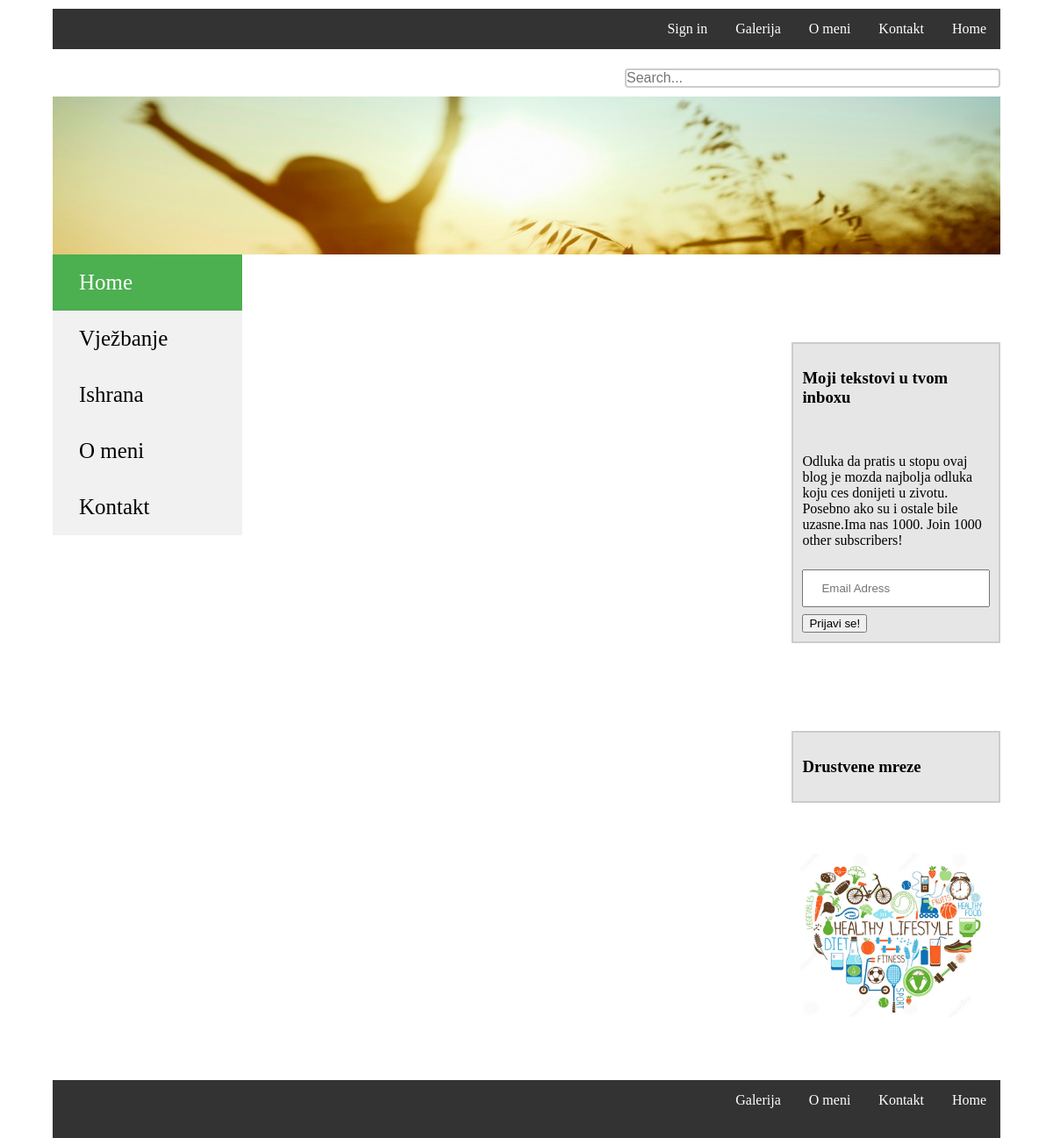
The app's page /Ishrana.php, older data.
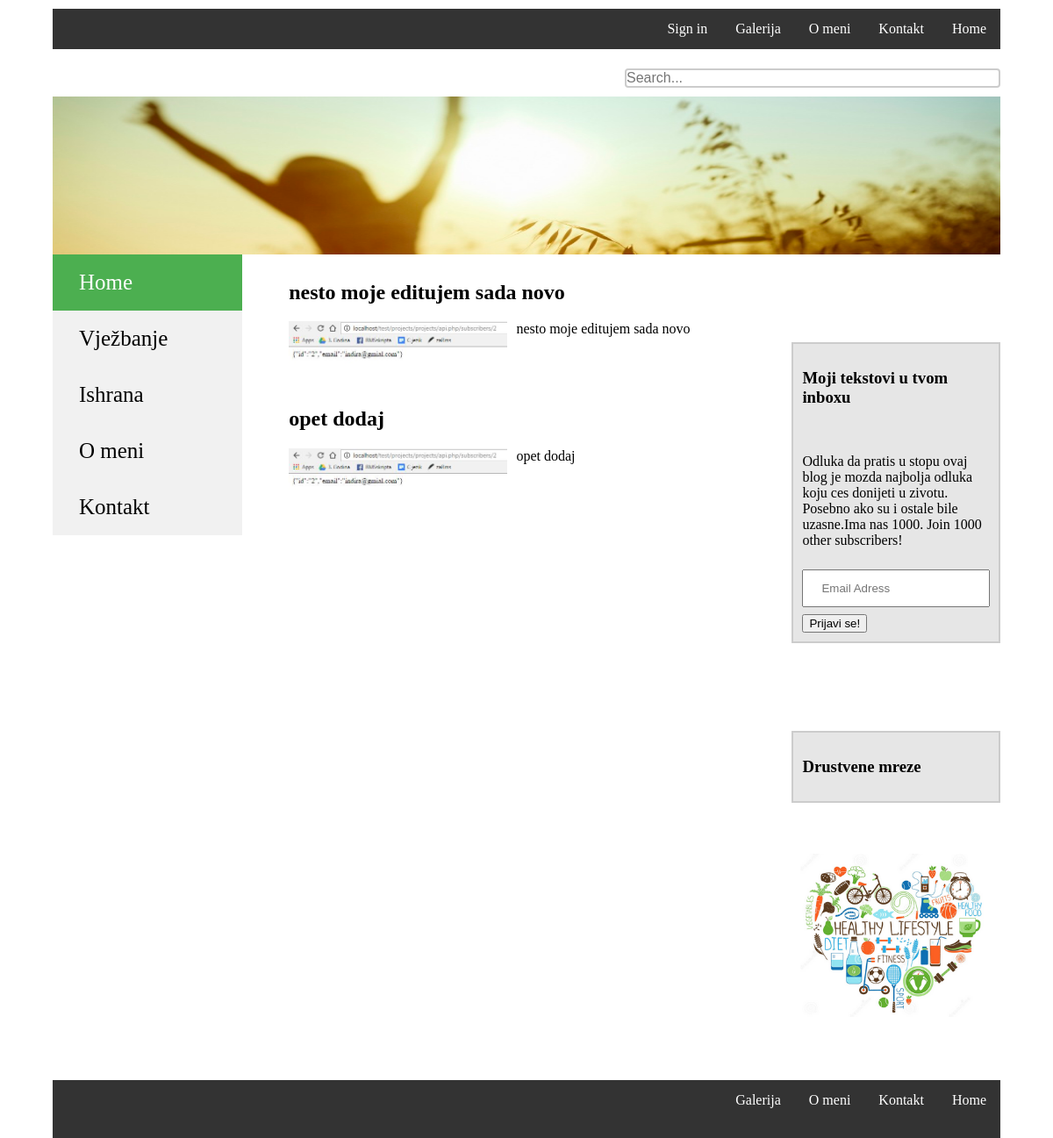
The same page, newer data.
### tables this page shows
CREATE TABLE `posts` (
  `id` int(11) NOT NULL,
  `category_id` int(11) NOT NULL,
  `title` varchar(255) NOT NULL,
  `text` text NOT NULL,
  `image` varchar(255) NOT NULL
);

### Ishrana.php (the view, shortened to what this page needs)
<?php
		$conn = new mysqli("localhost","root","","healty_life");
		$query = "SELECT * FROM `posts` WHERE category_id = 2";
		$result = $conn->query($query);
 ?>
<!DOCTYPE html>
<html>
<head>
<link rel="stylesheet" href="pravi.css">
</head>
<body>
	<div class="red" id="horizontalni_meni">
		<ul>
  <li><a class="active" href="naslovna.html">Home</a></li>
  <li><a href="Kontakt.html">Kontakt</a></li>
  <li><a href="Omeni.html">O meni</a></li>
  <li><a href="galerija.html">Galerija</a></li>
  <li><a href="login.php">Sign in</a></li>
		</ul>
	</div>
		<div class="red" id="pretraga">
		<form action="action_page.php">
				<input id="i" type="search" placeholder="Search...">
		</form>
	</div>
		<div class="red" id="slika4">
		<div class="red"></div>
		<div class="red"></div>
		<div class="red"></div>
		<div class="red"></div>
		<div class="red"></div>
		<div class="red"></div>
		<div class="red"></div>
		<div class="red"></div>
	</div>
	 	<div class="kolona jedan" id="meni">
		<ul>
	        <li><a class="active" id="naslovna.html" href="naslovna.php">Home</a></li>
			<li><a href="#" onmouseover="mopen('m1')" onmouseout="mclosetime()">Vježbanje</a>
			</li>
            <li><a href="#"  onmouseover="mopen('m2')" onmouseout="mclosetime()">Ishrana</a>
		   </li>
	       <li><a id="Omeni.html" href="Omeni.php" >O meni</a></li>
           <li><a id="Kontakt.html" href="Kontakt.php">Kontakt</a></li>
	  </ul>
	</div>
     <div class="kolona dva">
		<div class="red post">
			<?php
				if ($result->num_rows > 0) {
				    while($row = $result->fetch_assoc())
				    { ?>
						<div>
					        <a class="link" href="post.php?id=<?php echo $row['id'] ?>">
								<h2><?php echo $row["title"] ?></h2>
								<img src="uploads/<?php echo $row['image'] ?>"  alt="Picture">
								<p><?php echo $row["title"] ?></p>
							</a>
						</div>
			<?php	}
				}
			?>
		</div>
	</div>
	<div class="kolona jedan" id="desna_strana">
	     <div class="red" id="prijava">
		<h3>Moji tekstovi u tvom inboxu</h3><br>
        <p>Odluka da pratis u stopu ovaj blog je mozda najbolja odluka koju ces donijeti u zivotu. Posebno ako su i ostale bile uzasne.Ima nas 1000.
		   Join 1000 other subscribers!</p>
		   <form id="forma1" name="forma1" onclick='return validateForm("forma1")' method="post" action="<?php echo htmlspecialchars($_SERVER['PHP_SELF']); ?>">
		   <input type="text" placeholder="Email Adress" id="email" name="email" required>
		   <input type="submit" value="Prijavi se!" name="submit">
		   </form>
		  </div>
		  <div class="red" id="prijava">
		   <h3>Drustvene mreze</h3>
		  </div>
	        <div class="red" id="logo">
			<img width="100%" src="slicice/srce.png" alt="Picture">
			</div>
		</div>
			<div class="red" id="horizontalni_meni">
		<ul>
  <li><a class="active" href="naslovna.html">Home</a></li>
  <li><a href="Kontakt.html">Kontakt</a></li>
  <li><a href="Omeni.html">O meni</a></li>
  <li><a href="galerija.html">Galerija</a></li>
		</ul>
   </div>
<div class="red" id="zadnji_red"></div>
</body>
</html>

### pravi.css (style rules this page uses)
* { box-sizing: border-box; }
body { width: 100%; margin: 0 auto; padding-left:5%; padding-right:5%; }
.red { padding: 10px; width:100%; float:left; min-height: 1px; }
.kolona { margin-left: 2%; margin-right: 2%; display: inline-block; float: left; min-height: 20px; }
.kolona.dva { width: 48%; }
.kolona.jedan { width: 22%; }
#meni { width: 20%; float: left; padding: 0; margin-left:0; }
#meni ul { list-style-type: none; margin: 0; padding: 0; width: 100%; background-color: #f1f1f1; }
#meni li { width: 100%; }
#meni li a { display: block; color: #000; padding: 18px 30px; text-decoration: none; font-size:25px; width:100%; }
#meni li a.active { background-color: #4CAF50; color: white; }
#pretraga { margin-top:2%; padding-top:0; padding-right:0; }
form { float: right; width: 100%; }
#i { width: 40%; float: right; box-sizing: border-box; border: 2px solid #ccc; border-radius: 4px; font-size: 16px; background-color: white; padding:0; }
#horizontalni_meni { padding-left:0; padding-right:0; padding-bottom:0; }
ul { list-style-type: none; margin: 0; padding: 0; overflow: hidden; background-color: #333; }
li { float: right; }
li a { display: block; color: white; text-align: left; padding: 14px 16px; text-decoration: none; }
#prijava { margin-top:100px; margin-left:70px; margin-right:0; border: 2px solid #ccc; padding-left:1%%; padding-bottom:4%; background-color:#E6E6E6; float:right; }
#slika4 { background-image:url(slicice/zaglavlje1.jpg); background-repeat: no-repeat; background-size:100% 100%; }
input[type=text] { width: 100%; padding: 12px 20px; margin: 8px 0; box-sizing: border-box; }
#desna_strana { margin-right:0; float:right; }
#logo { margin-bottom:20%; margin-top:20%; }
#zadnji_red { height:20px; background-color: #333; }
.post img { width:50%; float: left; }
.post p { float: left; margin: 0px; width:50%; padding-left: 10px; text-align: justify; }
.post div { width: 100%; float: left; margin-bottom: 20px; }
.post a { text-decoration: none; color:black; }

Row changes from the older to the newer data that the page shows:
added posts: title "nesto moje editujem sada novo", image (picture)
added posts: title "opet dodaj", image (picture)
